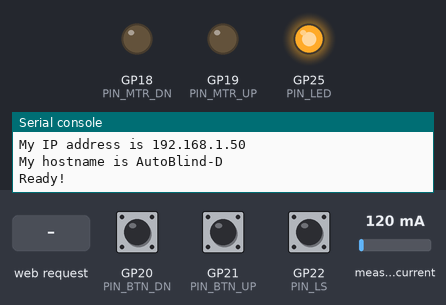
A program run on a simulated Raspberry Pi Pico running CircuitPython. Shown: output pins drawn as LEDs (lit = HIGH), the last lines printed to the serial console. Inputs (shaded band) come from the test bench; at power-on: GP20 (PIN_BTN_DN) HIGH, measured current 120 mA, GP21 (PIN_BTN_UP) HIGH, GP22 (PIN_LS) HIGH. WiFi joins after 1.5 s.

Above: at 2.7 s.
2.8 s: GP20 (PIN_BTN_DN) pulled LOW for 0.15 s
At 3.4 s:
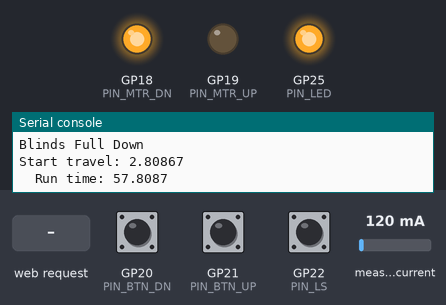
4.4 s: measured current set to 376 mA
5.9 s: measured current set to 423 mA
At 6.05 s:
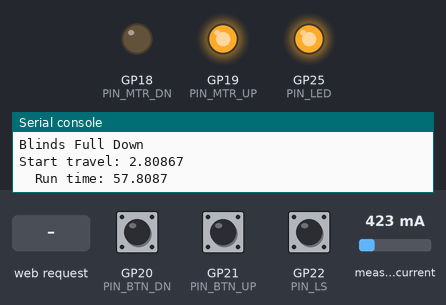
7.7 s: HTTP request GET /fullDown received
At 9.6 s:
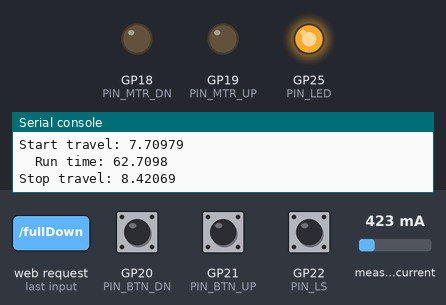
10.0 s: GP21 (PIN_BTN_UP) pulled LOW for 0.15 s
At 11.1 s:
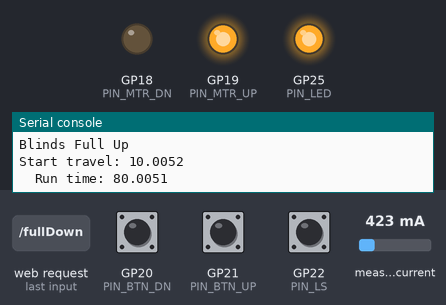
11.6 s: GP21 (PIN_BTN_UP) pulled LOW for 1 s
At 12.7 s:
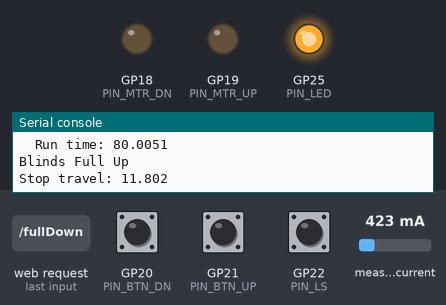
Timing chart, 0 to 14.6 s (numbered marks = the images above; inputs shaded):
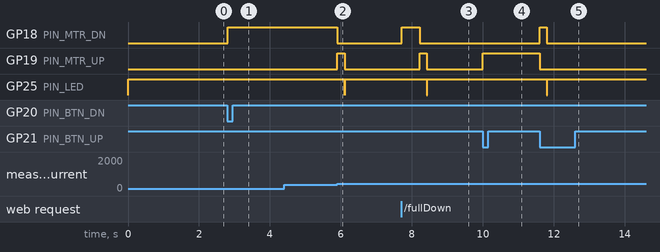

Measured:
- the behaviour switches between 400 and 401 mA on measured current (found by bisection; images 1 and 2)
- after the input at 2.8 s, GP18 (PIN_MTR_DN): LOW → HIGH at once
- after the input at 5.9 s, GP18 (PIN_MTR_DN): HIGH → LOW at once; GP19 (PIN_MTR_UP): LOW → HIGH at once, → LOW 0.20 s later; GP25 (PIN_LED): HIGH → LOW after 0.20 s, → HIGH 0.01 s later
- after the input at 7.7 s, GP18 (PIN_MTR_DN): LOW → HIGH at once, → LOW 0.51 s later; GP19 (PIN_MTR_UP): LOW → HIGH after 0.52 s, → LOW 0.20 s later; GP25 (PIN_LED): HIGH → LOW after 0.72 s, → HIGH 0.01 s later
- after the input at 10.0 s, GP19 (PIN_MTR_UP): LOW → HIGH at once
- after the input at 11.6 s, GP18 (PIN_MTR_DN): LOW → HIGH at once, → LOW 0.20 s later; GP19 (PIN_MTR_UP): HIGH → LOW at once; GP25 (PIN_LED): HIGH → LOW after 0.20 s, → HIGH 0.01 s later

The program:

code.py
```python
from os import getenv

import time
import board
import digitalio
import busio
import microcontroller
from watchdog import WatchDogMode
microcontroller.watchdog.timeout = 8
microcontroller.watchdog.mode = WatchDogMode.RESET

import ipaddress
import wifi
import adafruit_connection_manager
from adafruit_httpserver import Request, Response, Server, MIMETypes

from adafruit_ina219 import ADCResolution, BusVoltageRange, INA219
import adafruit_tsl2591


############################################
# CONSTANTS
############################################
CTRL_ONLINE    = 1
DELAY_VAL      = 0.01
DEBUG_EN       = True

CURR_MAX_UP    = getenv("CIRCUITPY_CURR_MAX_UP")
CURR_MAX_DN    = getenv("CIRCUITPY_CURR_MAX_DN")
CURR_MIN       = getenv("CIRCUITPY_CURR_MIN")

MIN_TRAVEL     = getenv("CIRCUITPY_MIN_TRAVEL")
MAX_TRAVEL_UP  = getenv("CIRCUITPY_MAX_TRAVEL_UP")
MAX_TRAVEL_DN  = getenv("CIRCUITPY_MAX_TRAVEL_DN")

CURR_DELAY     = 0.5
RST_TRAVEL     = 0.2

MTR_DIR_DN     = 0
MTR_DIR_UP     = 1

STATE_IDLE     = 0
STATE_START    = 1
STATE_RUN      = 2
STATE_STOP     = 3


############################################
# INTERNAL VARIABLES
############################################

runState = STATE_IDLE
setMtrDir = MTR_DIR_DN
setMtrTime = 0
runMtrTime = 0

btnUpVal = 0
btnUpLast = 0
btnDnVal = 0
btnDnLast = 0

triggerFullUp = False
triggerFullDown = False

i2c_bus = busio.I2C(board.GP1, board.GP0)
ina219 = INA219(i2c_bus)
tsl2591 = adafruit_tsl2591.TSL2591(i2c_bus)
delCurrRead = 0


############################################
# SETUP
############################################
PIN_LS = digitalio.DigitalInOut(board.GP22)
PIN_LS.direction = digitalio.Direction.INPUT
PIN_LS.pull = digitalio.Pull.UP

PIN_BTN_UP = digitalio.DigitalInOut(board.GP21)
PIN_BTN_UP.direction = digitalio.Direction.INPUT
PIN_BTN_UP.pull = digitalio.Pull.UP

PIN_BTN_DN = digitalio.DigitalInOut(board.GP20)
PIN_BTN_DN.direction = digitalio.Direction.INPUT
PIN_BTN_DN.pull = digitalio.Pull.UP

PIN_LED = digitalio.DigitalInOut(board.LED)
PIN_LED.direction = digitalio.Direction.OUTPUT

PIN_MTR_UP = digitalio.DigitalInOut(board.GP19)
PIN_MTR_UP.direction = digitalio.Direction.OUTPUT

PIN_MTR_DN = digitalio.DigitalInOut(board.GP18)
PIN_MTR_DN.direction = digitalio.Direction.OUTPUT

##############################################
## WIFI SETTINGS
##############################################
ssid = getenv("CIRCUITPY_WIFI_SSID")
password = getenv("CIRCUITPY_WIFI_PASSWORD")
hostname = getenv("CIRCUITPY_WIFI_HOSTNAME")

# Connect to WiFi
print()
print("Connecting to WiFi")
PIN_LED.value = True

#  connect to your SSID
try:
    wifi.radio.hostname = hostname
    wifi.radio.connect(ssid, password)
except TypeError:
    print("Could not find WiFi info. Check your settings.toml file!")
    raise

print("Connected to WiFi")
PIN_LED.value = not PIN_LED.value

#  prints MAC address to REPL
print("My MAC addr:", [hex(i) for i in wifi.radio.mac_address])

#  prints IP address to REPL
print("My IP address is", wifi.radio.ipv4_address)

#  prints Hostname to REPL
print("My hostname is", wifi.radio.hostname)

PIN_LED.value = not PIN_LED.value
pool = adafruit_connection_manager.get_radio_socketpool(wifi.radio)
server = Server(pool)
PIN_LED.value = not PIN_LED.value


############################################
# FUNCTIONS
############################################
def setMtr(dirVal, stateVal):
    if dirVal:
        PIN_MTR_UP.value = stateVal
    else:
        PIN_MTR_DN.value = stateVal
    return

def runFullUp():
    # (setMtrDir, setMtrTime, runState)
    return (MTR_DIR_UP, MAX_TRAVEL_UP, STATE_START)

def runFullDown():
    # (setMtrDir, setMtrTime, runState)
    return (MTR_DIR_DN, MAX_TRAVEL_DN, STATE_START)

def webpage():
    html = f"""<!DOCTYPE html>
<html>
  <head>
    <meta http-equiv="Content-type" content="text/html;charset=utf-8">
    <title>AutoBlinds</title>
  </head>
  <body>
    {hostname}
  </body>
</html>
"""
    return html

#  route default static IP
@server.route("/")
def base(request: Request):  # pylint: disable=unused-argument
    return Response(request, f"{tsl2591.full_spectrum}")

@server.route("/fullUp")
def fullUp(request: Request):  # pylint: disable=unused-argument
    global triggerFullUp
    triggerFullUp = True
    return Response(request, f"{webpage()}", content_type="text/html")

@server.route("/fullDown")
def fullDown(request: Request):  # pylint: disable=unused-argument
    global triggerFullDown
    triggerFullDown = True
    return Response(request, f"{webpage()}", content_type="text/html")

server.start(str(wifi.radio.ipv4_address), 80)

############################################
# MAIN
############################################

if DEBUG_EN:
    print("Ready!")

####################
# LOOP
####################
while True:
    microcontroller.watchdog.feed()

    ####################
    # INPUTS
    ####################
    limitSwitchVal = not PIN_LS.value
    current = abs(ina219.current)
    #print((current,))

    btnUpVal = not PIN_BTN_UP.value
    if btnUpVal and not btnUpLast:
        triggerFullUp = True
    btnUpLast = btnUpVal

    btnDnVal = not PIN_BTN_DN.value
    if btnDnVal and not btnDnLast:
        triggerFullDown = True
    btnDnLast = btnDnVal

    try:
        # poll the server for incoming/outgoing requests
        server.poll()
    except Exception as e:
        print(e)
        continue

    ####################
    # TRIGGERS
    ####################
    if triggerFullUp:
        if DEBUG_EN:
            print("Blinds Full Up")
        if runState == STATE_IDLE:
            (setMtrDir, setMtrTime, runState) = runFullUp()
        elif runState == STATE_RUN:
            runMtrTime = time.monotonic()
        triggerFullUp = False

    if triggerFullDown:
        if DEBUG_EN:
            print("Blinds Full Down")
        if runState == STATE_IDLE:
            (setMtrDir, setMtrTime, runState) = runFullDown()
        elif runState == STATE_RUN:
            runMtrTime = time.monotonic()
        triggerFullDown = False

    ####################
    # RUN
    ####################
    if runState == STATE_START:
        if setMtrTime < MIN_TRAVEL:
            setMtrTime = MIN_TRAVEL
        if setMtrDir == MTR_DIR_UP and setMtrTime > MAX_TRAVEL_UP:
            setMtrTime = MAX_TRAVEL_UP
        if setMtrDir == MTR_DIR_DN and setMtrTime > MAX_TRAVEL_DN:
            setMtrTime = MAX_TRAVEL_DN

        setMtr(setMtrDir, True)

        runMtrTime = time.monotonic() + setMtrTime
        delCurrRead = time.monotonic() + CURR_DELAY
        runState = STATE_RUN

        if DEBUG_EN:
            print("Start travel: "+str(time.monotonic()))
            print("  Run time: "+str(runMtrTime))

    if runState == STATE_RUN:
        # Wait some time before measuring current
        if time.monotonic() > delCurrRead:
            #print((current,))
            if setMtrDir == MTR_DIR_UP and current > CURR_MAX_UP:
                runState = STATE_STOP
            if setMtrDir == MTR_DIR_DN and current > CURR_MAX_DN:
                runState = STATE_STOP
            if current < CURR_MIN:
                runState = STATE_STOP
        if time.monotonic() > runMtrTime:
            runState = STATE_STOP

    PIN_LED.value = (runState == STATE_STOP)

    if runState == STATE_STOP:
        setMtr(setMtrDir, False)
        setMtr(not setMtrDir, True)

        time.sleep(RST_TRAVEL)

        setMtr(not setMtrDir, False)

        runState = STATE_IDLE

        if DEBUG_EN:
            print("Stop travel: "+str(time.monotonic()))
            #print("  Run time: "+str(stpMtrTime))


    # Delay
    PIN_LED.value = not PIN_LED.value
    time.sleep(DELAY_VAL)
```
